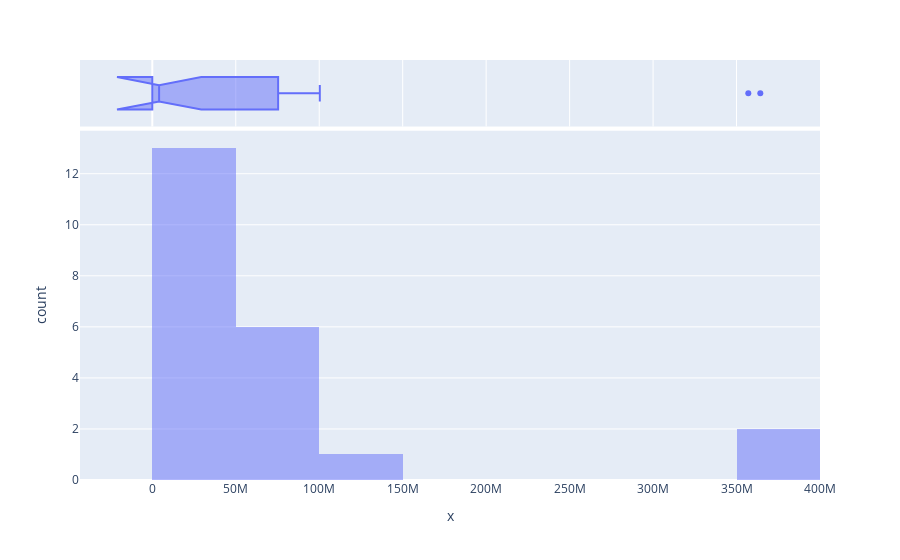

Source (notebook cell):
### Code cell
temp = invoice.groupby('plant_state')['Total Value'].sum().astype(int).sort_values(ascending=False)
# fig = px.histogram(x=temp.values, barmode='overlay',marginal='box', nbins=10)
# fig.show()

### Figure 1 — Plotly figure (JSON) as saved in the notebook; plotly's stock layout.template omitted (floating-point values rounded to 4 significant figures)
{"data": [{"alignmentgroup": "True", "bingroup": "x", "hovertemplate": "x=%{x}<br>count=%{y}<extra></extra>", "legendgroup": "", "marker": {"color": "#636efa", "opacity": 0.5}, "name": "", "nbinsx": 10, "offsetgroup": "", "orientation": "v", "showlegend": false, "type": "histogram", "x": [364232430, 357044512, 100344952, 95293993, 77946643, 75385751, 75063639, 67496674, 56157070, 16588208, 4552234, 3617599, 2181589, 630883, 451347, 138465, 0, 0, 0, 0, 0, 0], "xaxis": "x", "yaxis": "y"}, {"alignmentgroup": "True", "hovertemplate": "x=%{x}<extra></extra>", "legendgroup": "", "marker": {"color": "#636efa"}, "name": "", "notched": true, "offsetgroup": "", "showlegend": false, "type": "box", "x": [364232430, 357044512, 100344952, 95293993, 77946643, 75385751, 75063639, 67496674, 56157070, 16588208, 4552234, 3617599, 2181589, 630883, 451347, 138465, 0, 0, 0, 0, 0, 0], "xaxis": "x2", "yaxis": "y2"}], "layout": {"barmode": "overlay", "legend": {"tracegroupgap": 0}, "margin": {"t": 60}, "xaxis": {"anchor": "y", "domain": [0, 1], "title": {"text": "x"}}, "xaxis2": {"anchor": "y2", "domain": [0, 1], "matches": "x", "showgrid": true, "showticklabels": false}, "yaxis": {"anchor": "x", "domain": [0, 0.8316], "title": {"text": "count"}}, "yaxis2": {"anchor": "x2", "domain": [0.8416, 1], "matches": "y2", "showgrid": false, "showline": false, "showticklabels": false, "ticks": ""}}}
